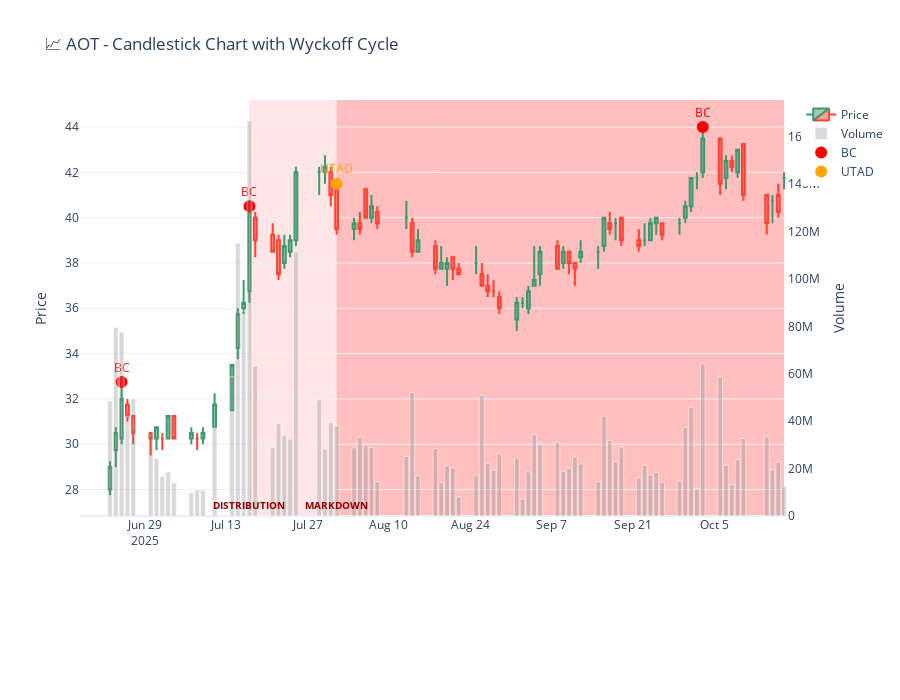

Notebook source saved alongside this figure:
### Code cell
# ==========================================================
# 5️⃣ Main Execution
# ==========================================================
if __name__ == '__main__':
    
    STOCK_SYMBOL = 'AOT'  # สัญลักษณ์หุ้นที่ต้องการ
    DAYS_LOOKBACK = 120   # ช่วงวันย้อนหลังที่ต้องการวิเคราะห์

    try:
        # 1. ดึงข้อมูล
        df_data = get_candlestick_data(STOCK_SYMBOL, DAYS_LOOKBACK)
        print(f"✅ ดึงข้อมูล {STOCK_SYMBOL} ได้ {len(df_data)} แถวสำหรับ {DAYS_LOOKBACK} วัน")
        
        
        # --- 🚩 1. ตรวจจับ Wyckoff Cycle ---
        print("\n--- 🔎 ตรวจจับ Wyckoff Cycle ---")
        wyckoff_events = detect_wyckoff_events(
            df_data, 
            price_distance=5, 
            volume_percentile=0.90
        )
        print(f"✅ พบ Wyckoff Cycle Phases: {len(wyckoff_events['WYCKOFF_CYCLE'])} ช่วง")
        
        # 2. วาดกราฟ Wyckoff Cycle
        plot_wyckoff_cycle(df_data, wyckoff_events, STOCK_SYMBOL)

        
        # --- 🚩 2. ตรวจจับ Flag Patterns ---
        print(f"\n--- 🔎 ตรวจจับ Flag Patterns ---")
        flag_patterns = detect_flag_patterns(
            df_data, 
            pole_length_ratio=0.08, # ลด ratio ลงเล็กน้อยเพื่อโอกาสพบ pattern มากขึ้น
            flag_duration_max=30
        )
        
        # 3. แสดงผลลัพธ์
        print(f"✅ พบ Flag Patterns ทั้งหมด: {len(flag_patterns)} รูปแบบ")
        if flag_patterns:
            print(f"  - Bullish Flags: {sum(1 for p in flag_patterns if p['type'] == 'Bullish Flag')} รูปแบบ")
            print(f"  - Bearish Flags: {sum(1 for p in flag_patterns if p['type'] == 'Bearish Flag')} รูปแบบ")
            
            # 4. วาดกราฟ Flag Patterns
            plot_flag_patterns(df_data, flag_patterns, STOCK_SYMBOL)
            
        
    except ValueError as e:
        print(f"\n❌ ข้อผิดพลาดข้อมูล: {e}")
    except Exception as e:
        print(f"\n❌ เกิดข้อผิดพลาดที่ไม่คาดคิด: {e}")
